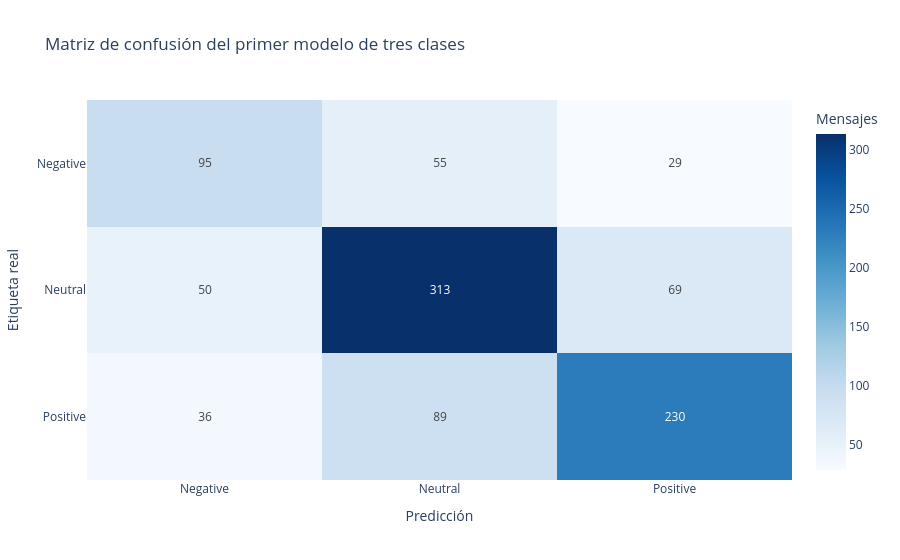

Notebook code cell kept with this figure:
### Markdown cell above
### Gráfico 5. Matriz de confusión del mejor modelo de tres clases

La matriz cuenta las predicciones del modelo que quedó en primer lugar para tres clases sobre el conjunto de prueba. 

**Hallazgo principal:** el modelo reconoce mejor los mensajes neutrales (72.5% de recuperación) que los negativos (53.1%) y positivos (64.8%). La clase negativa es la que más se confunde, sobre todo con neutral.

### Code cell
import torch
from sklearn.metrics import accuracy_score, confusion_matrix, f1_score

model_row = three_top.iloc[0]
model_path = project_dir / model_row["model_file"]
payload = torch.load(model_path, map_location="cpu", weights_only=False)
labels = payload["metadata"]["labels"]
model_bundle = pickle.loads(bytes(payload["pipeline_pickle"].tolist()))
metadata_path = results_dir / "3classes" / "test_metadata.csv"
test_metadata = pd.read_csv(metadata_path, dtype={"tweet_id": str})
raw_test_texts = {}
with (project_dir / "originalTest_3classes.txt").open(encoding="utf-8") as source:
    for line in source:
        fields = line.rstrip("\r\n").split("\t", 3)
        if len(fields) == 4 and fields[3].strip():
            raw_test_texts[fields[0].strip()] = fields[3].strip()
texts = [preprocess_for_charts(raw_test_texts[tweet_id]) for tweet_id in test_metadata["tweet_id"].astype(str)]
sys.path.insert(0, str(project_dir))
from generate_text_vectors import _transform_text_representation
features = _transform_text_representation(model_bundle["vectorizer_bundle"], texts)
predictions = model_bundle["estimator"].predict(features)
label_ids = {label: index for index, label in enumerate(labels)}
y_true = np.asarray([label_ids[label] for label in test_metadata["label"]])
confusion = confusion_matrix(y_true, predictions, labels=np.arange(len(labels)))
observed_accuracy = accuracy_score(y_true, predictions)
observed_macro_f1 = f1_score(y_true, predictions, average="macro")
confusion_df = pd.DataFrame(confusion, index=[label.capitalize() for label in labels], columns=[label.capitalize() for label in labels])
confusion_df.index.name = "Etiqueta real"
confusion_df.columns.name = "Predicción"
fig = px.imshow(
    confusion_df, text_auto=True, color_continuous_scale="Blues", aspect="auto",
    title="Matriz de confusión del primer modelo de tres clases",
    labels={"x": "Predicción", "y": "Etiqueta real", "color": "Mensajes"},
    template="plotly_white",
)
fig.update_layout(coloraxis_colorbar_title="Mensajes")
print(f"Exactitud comprobada: {observed_accuracy:.4f}; Macro-F1 comprobado: {observed_macro_f1:.4f}")
fig.show()

### Figure 1 — Plotly figure (JSON) as saved in the notebook; plotly's stock layout.template omitted (floating-point values rounded to 4 significant figures)
{"data": [{"coloraxis": "coloraxis", "hovertemplate": "Predicción: %{x}<br>Etiqueta real: %{y}<br>Mensajes: %{z}<extra></extra>", "name": "0", "texttemplate": "%{z}", "type": "heatmap", "x": ["Negative", "Neutral", "Positive"], "xaxis": "x", "y": ["Negative", "Neutral", "Positive"], "yaxis": "y", "z": [[95, 55, 29], [50, 313, 69], [36, 89, 230]]}], "layout": {"coloraxis": {"autocolorscale": false, "colorbar": {"title": {"text": "Mensajes"}}, "colorscale": [[0, "rgb(247,251,255)"], [0.125, "rgb(222,235,247)"], [0.25, "rgb(198,219,239)"], [0.375, "rgb(158,202,225)"], [0.5, "rgb(107,174,214)"], [0.625, "rgb(66,146,198)"], [0.75, "rgb(33,113,181)"], [0.875, "rgb(8,81,156)"], [1, "rgb(8,48,107)"]]}, "title": {"text": "Matriz de confusión del primer modelo de tres clases"}, "xaxis": {"anchor": "y", "domain": [0, 1], "title": {"text": "Predicción"}}, "yaxis": {"anchor": "x", "autorange": "reversed", "domain": [0, 1], "title": {"text": "Etiqueta real"}}}}
